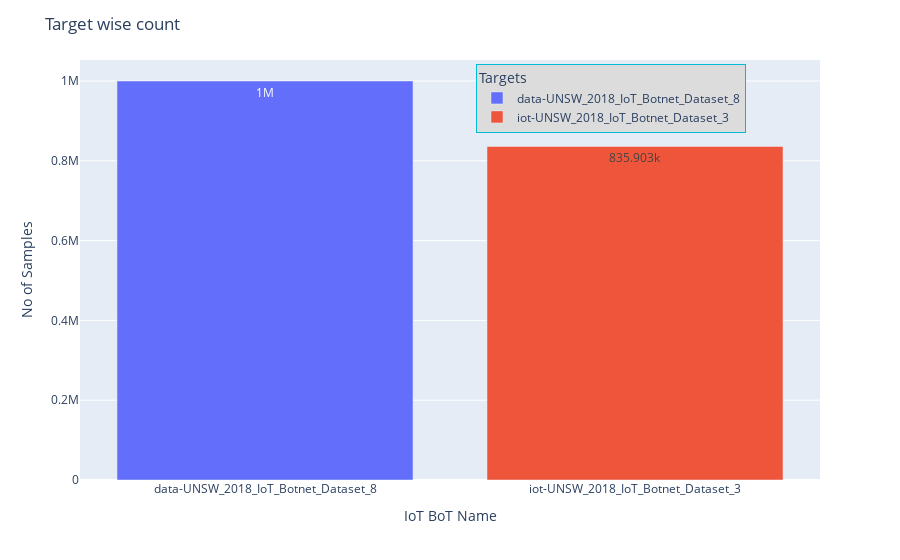

Notebook cell for this chart:
### Code cell
legend_position_dict = dict(bgcolor="#dcdcdc", borderwidth=1, bordercolor="#00BCD4", orientation='v',
                            yanchor="top", y=0.99, xanchor="right", x=0.9, title="Targets")
display_bar_chart(target_counts, target_counts.index, target_counts.values, 
                  "Target wise count", "IoT BoT Name", "No of Samples", 
                  legend_position_dict=legend_position_dict)

### Figure 1 — Plotly figure (JSON) as saved in the notebook; plotly's stock layout.template omitted (floating-point values rounded to 4 significant figures)
{"data": [{"alignmentgroup": "True", "hovertemplate": "target=%{x}<br>y=%{y}<extra></extra>", "legendgroup": "data-UNSW_2018_IoT_Botnet_Dataset_8", "marker": {"color": "#636efa", "pattern": {"shape": ""}}, "name": "data-UNSW_2018_IoT_Botnet_Dataset_8", "offsetgroup": "data-UNSW_2018_IoT_Botnet_Dataset_8", "orientation": "v", "showlegend": true, "textposition": "auto", "texttemplate": "%{y}", "type": "bar", "x": ["data-UNSW_2018_IoT_Botnet_Dataset_8"], "xaxis": "x", "y": [1000000], "yaxis": "y"}, {"alignmentgroup": "True", "hovertemplate": "target=%{x}<br>y=%{y}<extra></extra>", "legendgroup": "iot-UNSW_2018_IoT_Botnet_Dataset_3", "marker": {"color": "#EF553B", "pattern": {"shape": ""}}, "name": "iot-UNSW_2018_IoT_Botnet_Dataset_3", "offsetgroup": "iot-UNSW_2018_IoT_Botnet_Dataset_3", "orientation": "v", "showlegend": true, "textposition": "auto", "texttemplate": "%{y}", "type": "bar", "x": ["iot-UNSW_2018_IoT_Botnet_Dataset_3"], "xaxis": "x", "y": [835903], "yaxis": "y"}], "layout": {"barmode": "relative", "legend": {"bgcolor": "#dcdcdc", "bordercolor": "#00BCD4", "borderwidth": 1, "orientation": "v", "title": {"text": "Targets"}, "tracegroupgap": 0, "x": 0.9, "xanchor": "right", "y": 0.99, "yanchor": "top"}, "margin": {"t": 60}, "title": {"text": "Target wise count"}, "xaxis": {"anchor": "y", "categoryarray": ["data-UNSW_2018_IoT_Botnet_Dataset_8", "iot-UNSW_2018_IoT_Botnet_Dataset_3"], "categoryorder": "array", "domain": [0, 1], "title": {"text": "IoT BoT Name"}}, "yaxis": {"anchor": "x", "domain": [0, 1], "title": {"text": "No of Samples"}}}}
